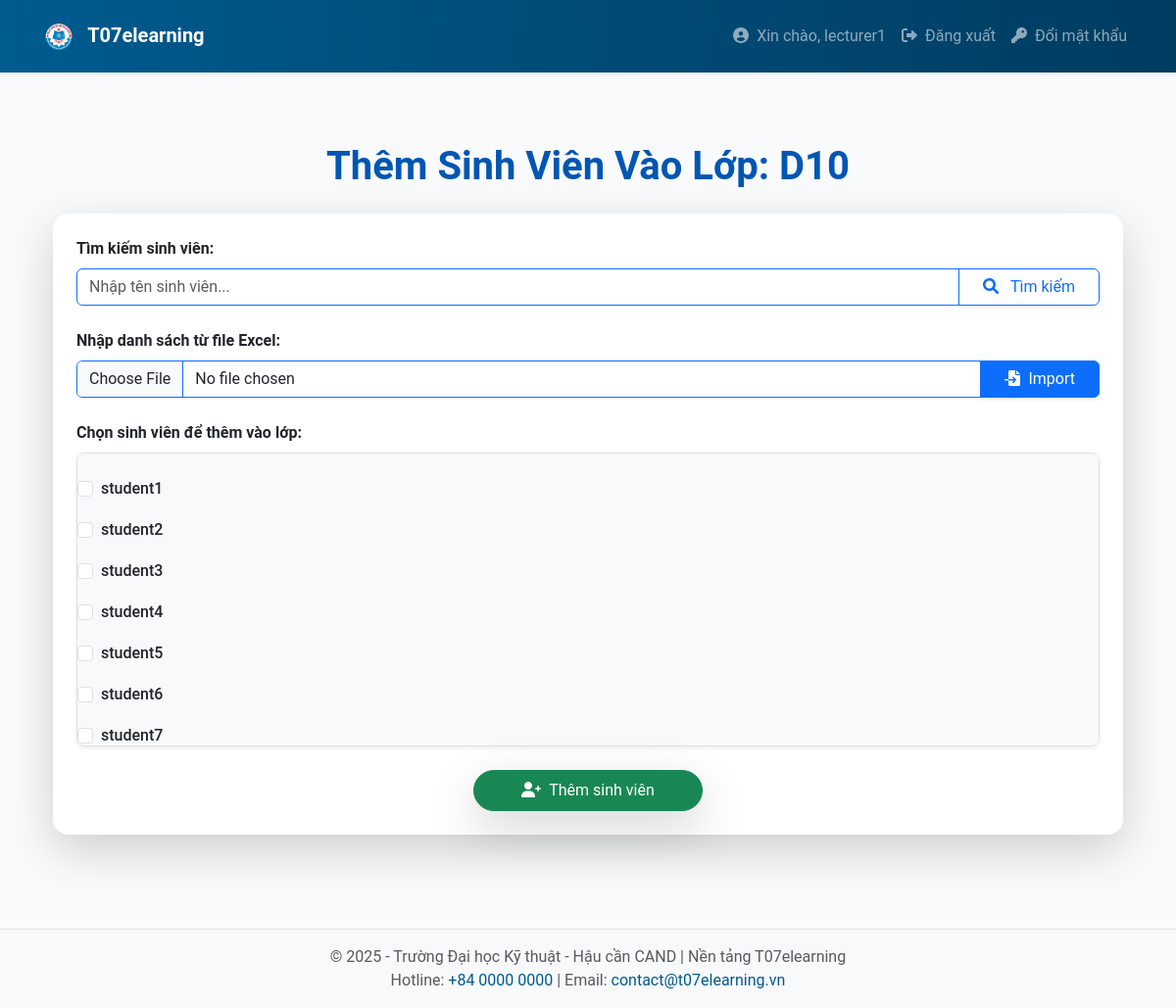
The app's page /lecturer/class/enroll/4 (signed in), older data.
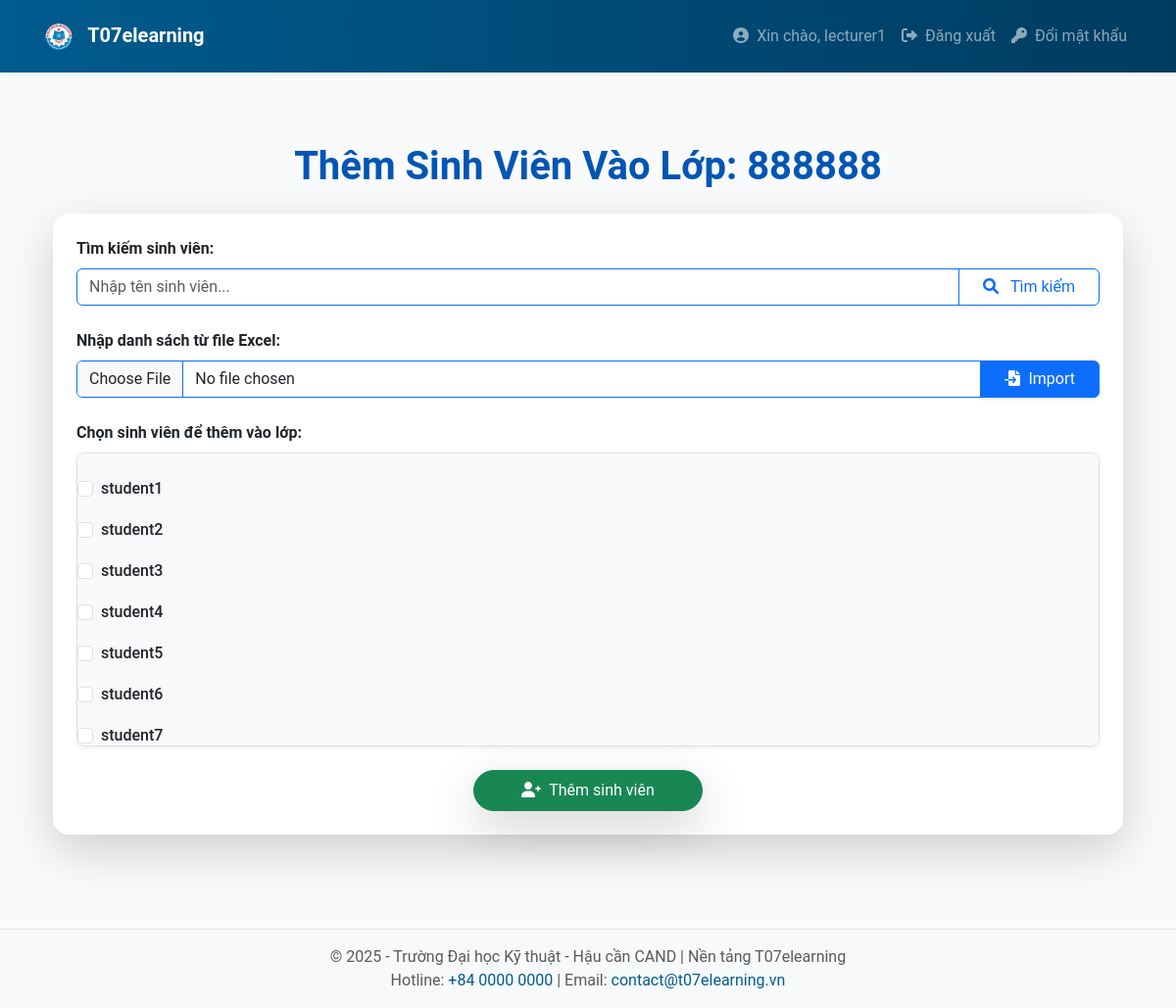
The same page, newer data.
### app/models.py (models this page shows, shortened)
class Class(db.Model):
    __tablename__ = 'classes'
    id = db.Column(db.Integer, primary_key=True)
    name = db.Column(db.String(128), nullable=False)
    description = db.Column(db.Text, nullable=True)
    created_on = db.Column(db.DateTime, default=datetime.utcnow)
    enrollments = db.relationship('Enrollment', back_populates='class_')
    assignments = db.relationship('Assignment', backref='class', lazy='dynamic')

### app/lecturer/routes.py (the view, shortened to what this page needs)
@bp.route('/class/enroll/<int:class_id>', methods=['GET', 'POST'])
@login_required
def enroll_students(class_id):
    if not current_user.is_lecturer():
        flash('Bạn không có quyền truy cập trang này.')
        return redirect(url_for('main.index'))
    class_ = Class.query.get_or_404(class_id)
    search_query = request.args.get('search', '')
    students = User.query.filter(User.roles.any(name='student'), User.username.contains(search_query)).all()
    form = EnrollStudentsForm()
    return render_template('lecturer/enroll_students.html', class_=class_, students=students, form=form)

### app/lecturer/forms.py
class EnrollStudentsForm(FlaskForm):
    excel_file = FileField('Tải lên Danh sách lớp - Excel', validators=[Optional()])  # Không bắt buộc
    submit = SubmitField('Thêm Sinh Viên')

### app/models.py (called while the page is built)
    def is_lecturer(self):
        return any(role.name == 'lecturer' for role in self.roles)

### app/templates/lecturer/enroll_students.html (shortened to what this page needs)
{% extends "base.html" %} {% block content %}
<div class="container py-5">
  <h1 class="mb-4 text-center text-primary fw-bold">
    Thêm Sinh Viên Vào Lớp: {{ class_.name }}
  </h1>
  <div class="card shadow-lg border-0 rounded-4 p-4 bg-white">
    <form
      method="GET"
      action="{{ url_for('lecturer.enroll_students', class_id=class_.id) }}"
      class="mb-4"
    >
      <label class="form-label fw-semibold" for="search-student"
        >Tìm kiếm sinh viên:</label
      >
      <div class="input-group">
        <input
          type="text"
          id="search-student"
          name="search"
          class="form-control border-primary"
          placeholder="Nhập tên sinh viên..."
          value="{{ request.args.get('search', '') }}"
          aria-label="Tìm kiếm sinh viên"
        />
        <button type="submit" class="btn btn-outline-primary shadow-sm px-4">
          <i class="fas fa-search me-2"></i> Tìm kiếm
        </button>
      </div>
    </form>
    <form method="POST" enctype="multipart/form-data">
      <div class="mb-4">
        <label class="form-label fw-semibold" for="excel-file"
          >Nhập danh sách từ file Excel:</label
        >
        <div class="input-group">
          {{ form.excel_file(class="form-control border-primary",
          id="excel-file") }}
          <button
            type="submit"
            name="action"
            value="import"
            class="btn btn-primary shadow-sm px-4"
          >
            <i class="fas fa-file-import me-2"></i>Import
          </button>
        </div>
      </div>
      <div class="mb-4">
        <label class="form-label fw-semibold"
          >Chọn sinh viên để thêm vào lớp:</label
        >
        <div
          class="border rounded-3 p-3 bg-light shadow-sm overflow-auto"
          style="max-height: 300px"
        >
          {% for student in students %}
          <div class="form-check p-2 rounded-3 select-effect">
            <input
              type="checkbox"
              name="students"
              value="{{ student.id }}"
              id="student-{{ student.id }}"
              class="form-check-input"
            />
            <label
              for="student-{{ student.id }}"
              class="form-check-label fw-medium w-100 text-start"
            >
              {{ student.username }}
            </label>
          </div>
          {% else %}
          <p class="text-muted text-center">
            Không có sinh viên nào để hiển thị.
          </p>
          {% endfor %}
        </div>
      </div>
      <div class="text-center">
        <button
          type="submit"
          name="action"
          value="add_students"
          class="btn btn-success px-5 py-2 shadow-lg rounded-pill"
        >
          <i class="fas fa-user-plus me-2"></i>Thêm sinh viên
        </button>
      </div>
    </form>
  </div>
</div>
{% endblock %}

Row changes from the older to the newer data that the page shows:
changed Class: name "D10" → "888888"
